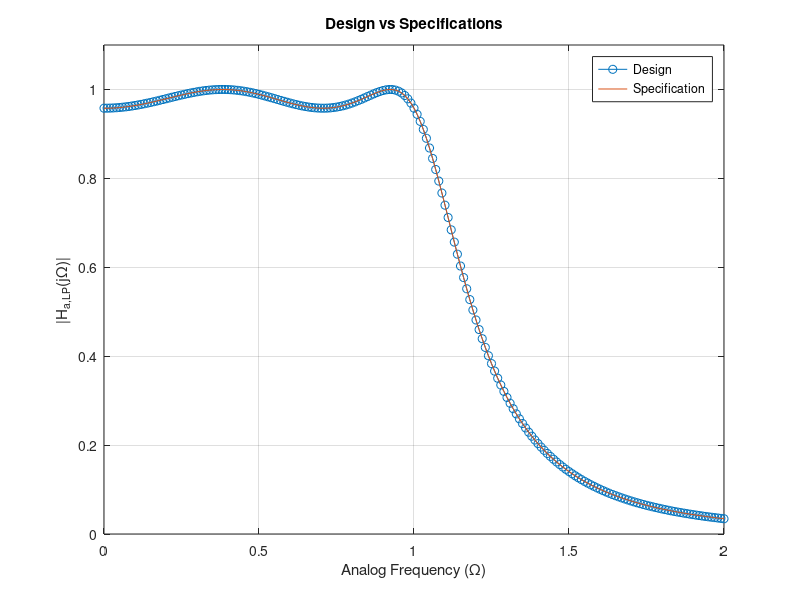

Here is the MATLAB script that generated this plot:
% Given parameters for epsilon = 0.5
s1 = -0.1907 + -1.0322i ;
s2 = -0.4604 + -0.4276i ;
s3 = -0.4604 + 0.4276i ;
s4 =-0.1907 + 1.0322i ;
epsilon = 0.3;
Omega_Lp = 1;

% Generate the denominator polynomial
den = poly([s1 s2 s3 s4]);

% Define frequency range
w = 0:0.01:2;

% Calculate c_N
x = w / Omega_Lp;
c_N = zeros(size(x));
for i = 1:length(x)
    
 c_N(i) = cos(4 * acos(x(i))); % N = 4
end

% Calculate |Ha(jOmega_L)|
Ha_values = 1 ./ sqrt(1 + epsilon^2 * c_N.^2);

% Plot magnitude response for epsilon = 0.5
figure;
plot(w, Ha_values,'-o');
hold on;

G_LP = 0.4166;
num = G_LP;
% Calculate magnitude response for epsilon = 0.5
s = 1i*w;
H = num ./ polyval(den, s);
magnitude = abs(H);

% Plot magnitude response for epsilon = 0.5
plot(w, magnitude);
title('Design vs Specifications');
xlabel('Analog Frequency (\Omega)');
ylabel('|H_{a,LP}(j\Omega)|');
legend('Design', 'Specification');
grid on;
ylim([0, 1.1]); % Set the y-axis limits from 0 to 2

hold off;
